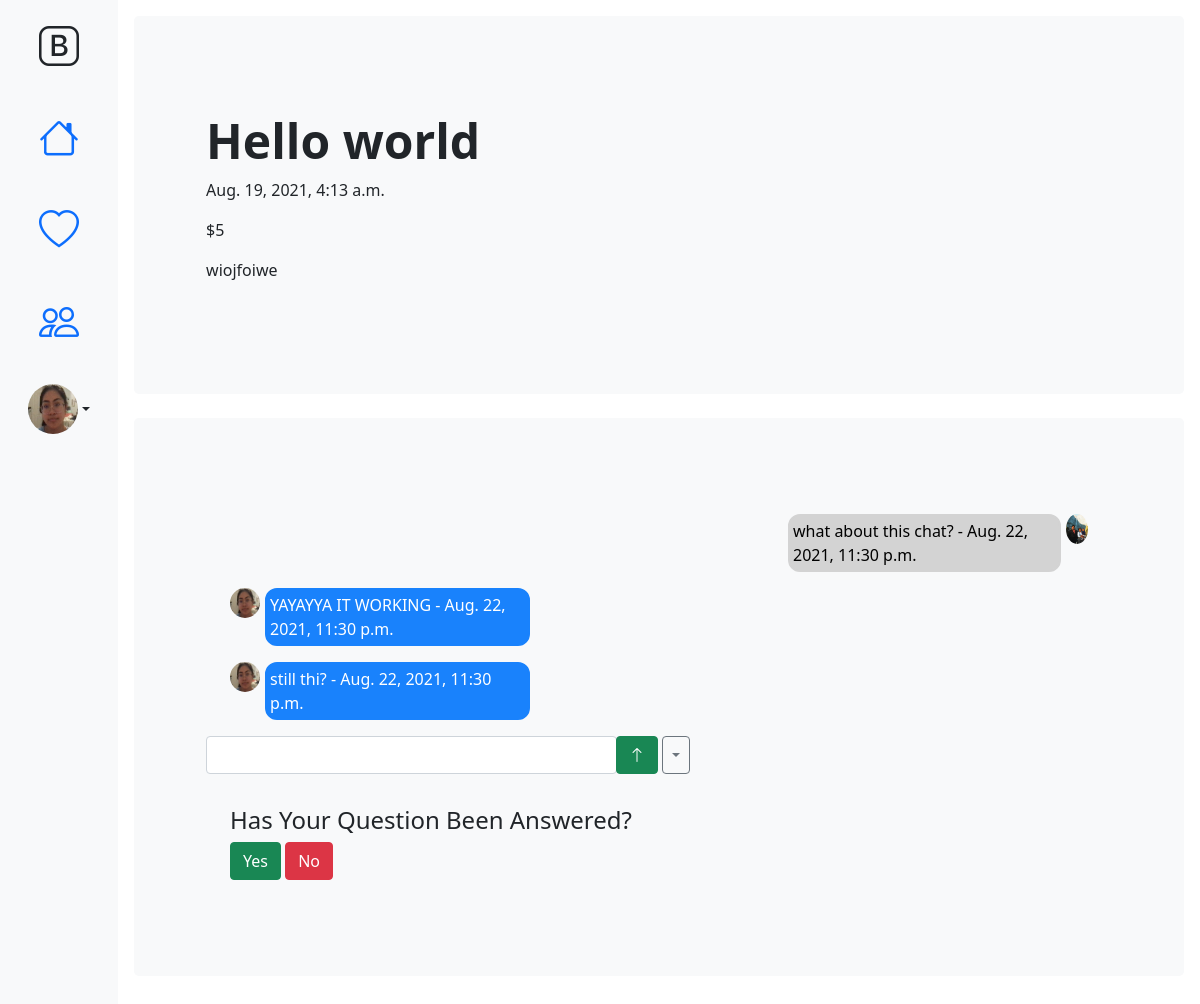
Before: /specialist/room/LEYDHI (signed in) with the older database file.
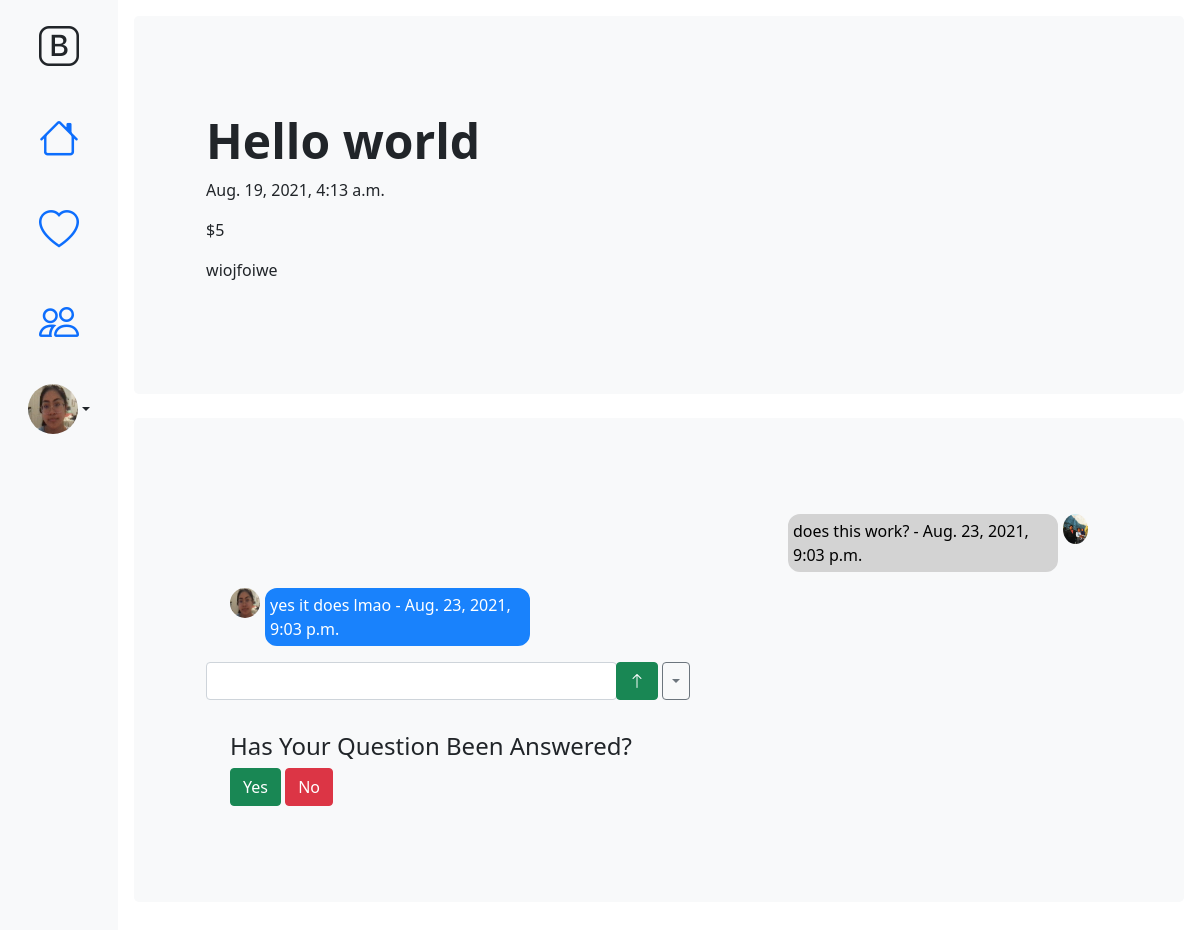
After: the same page with the newer database file.
### firstApp/models.py (models this page shows, shortened)
class UserProfileInfo(models.Model):
    user = models.OneToOneField(User,on_delete=models.CASCADE)
    FIELD = models.TextChoices('FIELDTYPE', 'Medical Engineering Education Home General')
    USERTYPE = models.TextChoices('USERTYPE', 'User Specialist')
    profile_pic = models.ImageField(upload_to='profile_pics',blank=True)
    user_type = models.CharField(choices=USERTYPE.choices, max_length=10, default="User")
    field = models.CharField(choices=FIELD.choices, max_length=12, default="General")
    slug = models.SlugField(null=True)

class Rooms(models.Model):
    slug = models.SlugField(null=True)
    room_id = models.CharField(max_length=6,default=id_generator(), primary_key=True)
    user = models.CharField(max_length=20, default="")
    specialist = models.CharField(max_length=20, default="")
    active = models.BooleanField(default=True)
    question = models.ForeignKey(Question, on_delete=models.CASCADE, null=True)
    def valid_user(self, user):
        if user == self.user or user == self.specialist:
            return True
        return False

class Question(models.Model):
    PROGRESSTYPE = models.TextChoices('PROGRESSTYPE', 'Active Pending Archived Disputed')
    FIELDTYPE = models.TextChoices('FIELDTYPE', 'Medical Engineering Education Home General')
    title = models.CharField(max_length=200)
    author = models.ForeignKey('auth.User', on_delete=models.CASCADE, null=True)
    text = models.TextField()
    created_date = models.DateTimeField(default=timezone.now)
    price = models.PositiveIntegerField(default=1)
    field_type = models.CharField(choices=FIELDTYPE.choices, max_length=12, default="General")
    progress_type = models.CharField(choices=PROGRESSTYPE.choices, max_length=12, default="Pending")
    room = models.CharField(max_length=6, default="")
    def check_disputed(self):
        if self.progress_type == 'Disputed':
            return True
        return False

class Messages(models.Model):
    creator = models.ForeignKey(User,on_delete=models.CASCADE, null=True)
    creator_name = models.CharField(max_length=200, default="")
    room = models.ForeignKey(Rooms, on_delete=models.CASCADE, null=True)
    text = models.TextField()
    created_date = models.DateTimeField(default=timezone.now)

### firstApp/views.py (the view, shortened to what this page needs)
# urls.py: path('specialist/room/<slug:slug>',views.roomDetailView.as_view(), name="room"),
class roomDetailView(UserPassesTestMixin,LoginRequiredMixin,DetailView):
    login_url = '/about/'
    redirect_field_name = ''
    template_name = "firstApp/room.html"
    context_object_name="room"
    model=Rooms
    def test_func(self):
        room_obj = self.get_object()
        return room_obj.valid_user(self.request.user.username)
    def get_context_data(self,**kwargs):
        room_obj = self.get_object()
        specialist_temp = get_object_or_404(User,username=room_obj.specialist)
        regular_temp = get_object_or_404(User,username=room_obj.user)
        specialist = get_object_or_404(UserProfileInfo,user=specialist_temp)
        regular = get_object_or_404(UserProfileInfo,user=regular_temp)
        context = super(roomDetailView,self).get_context_data(**kwargs)
        context['form']=MessageForm()
        context['messages']=Messages.objects.filter(room=context['room'])
        context['regular']=regular
        context['specialist']=specialist
        return context

### firstApp/forms.py
class MessageForm(forms.ModelForm):
    text = forms.CharField(widget=forms.Textarea(attrs={'id':'message-send-area','class': 'messaging-input form-control', 'rows': 1}), label='')
    class Meta():
        model = Messages
        fields = ('text',)

### firstApp/context_processors.py (called while the page is built)
def firstContext(request):
    try:
        if request.user.is_authenticated:
            profile = get_object_or_404(UserProfileInfo,user=request.user)
            return {
                'profile': profile
            }
        return {'empty': ''}
    except:
        return {'profile':'hi'}

### firstApp/templates/firstApp/room.html (shortened to what this page needs)
{% extends "firstApp/base2.html" %}
{% block body_block %}
<div class="p-5 mb-4 bg-light rounded-3">
      <div class="container-fluid py-5">
        <h3 class="display-5 fw-bold ">{{room.question.title}}</h3>
        <p>{{room.question.created_date}}</p>
        <p>${{room.question.price}}</p>
        <p>{{room.question.text}}</p>
      </div>
    </div>
    <div class="p-5 mb-4 bg-light rounded-3">
          <div class="container-fluid py-5">
            <div id='chat-box' class="container">
              {% for message in messages %}
                {% if message.creator.username == profile.user.username %}
                  <div class="message-total-display-2">
                    {%if profile.profile_pic %}
                    <img class="image-left image-rounded" height="30px" width="30px" src="{{profile.profile_pic.url}}" alt="">
                    {%else%}
                    <i class="messages-left bi-person-circle h2"></i>
                    {%endif%}
                    <p class="messages-left"><span class="message-styling">{{message.text}} - {{message.created_date}}</span></p>
                  </div>
                {% else %}
                <div class="message-total-display">
                  <p class="messages-right"><span class="message-styling-2">{{message.text}} - {{message.created_date}}</span></p>
                  {%if profile.profile_pic %}
                    {%if profile.user_type == 'User' %}
                    <img class="image-right image-rounded" height="30px" width="30px" src="{{specialist.profile_pic.url}}" alt="">
                    {%else%}
                    <img class="image-right image-rounded" height="30px" width="30px" src="{{regular.profile_pic.url}}" alt="">
                    {%endif%}
                  {%else%}
                  <i class="messages-right bi-person-circle h2"></i>
                  {%endif%}
                </div>
                {% endif %}
              {% endfor %}
            </div>
            <div id="end-of-room" class="">
              {%if room.question.check_disputed%}
              <h4>Question Has Been Disputed! Chat will be reviewed and update will be posted!</h4>
              {%else%}
              <form id="message-form">
                <div class="input-group mb-3 positioning-message-form">
                  {{form.as_p}}
                  <div class="input-group-append">
                  <button id="ajax_button" class="btn btn-success custom-button" type="submit" name="button"><i class="bi bi-arrow-up"></i></button>
                  <button type="button" class="btn btn-outline-secondary dropdown-toggle dropdown-toggle-split" data-bs-toggle="dropdown" aria-haspopup="true" aria-expanded="false">
                    </button>
                  </div>
                </div>
              </form>
              <div class="container">
                {% if profile.user_type == 'User'%}
                <h4>Has Your Question Been Answered?</h4>
                {% else %}
                <h4>Have You Answered the Question?</h4>
                {%endif%}
                <div class="">
                  <button type="button" name="button" class="btn btn-success">Yes</button>
                  <button id="dispute_button" class="btn btn-danger" type="submit" name="button">No</button>
                </div>
              </div>
              {%endif%}
            </div>
          </div>
        </div>
{% endblock %}

### firstApp/templates/firstApp/base2.html (shortened to what this page needs)
<!DOCTYPE html>
{% load static %}
<html lang="en" dir="ltr">
  <head>
    <link rel="stylesheet" href="{% static "css/style15.css" %}">
    <link rel="stylesheet" href="https://cdn.jsdelivr.net/npm/bootstrap-icons@1.4.0/font/bootstrap-icons.css">
    <link href="https://cdn.jsdelivr.net/npm/bootstrap@5.1.0/dist/css/bootstrap.min.css" rel="stylesheet">
  </head>
  <body>
    <div class="container-fluid">
        <div class="row">
            <div class="col-sm-auto bg-light sticky-top">
                <div class="d-flex flex-sm-column flex-row flex-nowrap bg-light align-items-center sticky-top">
                    <a href="{% url 'firstApp:about'%}" class="d-block p-3 link-dark text-decoration-none" title="" data-bs-toggle="tooltip" data-bs-placement="right" data-bs-original-title="Icon-only">
                        <i class="bi-bootstrap fs-1"></i>
                    </a>
                    <ul class="nav nav-pills nav-flush flex-sm-column flex-row flex-nowrap mb-auto mx-auto text-center align-items-center">
                        <li class="nav-item">
                            {% if profile.user_type == 'User' %}
                            <a href="{% url 'firstApp:home'%}" class="nav-link py-3 px-2" title="" data-bs-toggle="tooltip" data-bs-placement="right" data-bs-original-title="Home">
                                <i class="bi-house fs-1"></i>
                            </a>
                            {%else%}
                            <a href="{% url 'firstApp:homeSpecialist'%}" class="nav-link py-3 px-2" title="" data-bs-toggle="tooltip" data-bs-placement="right" data-bs-original-title="Home">
                                <i class="bi-house fs-1"></i>
                            </a>
                            {% endif %}
                        </li>
                        <li>
                            <a href="#" class="nav-link py-3 px-2" title="" data-bs-toggle="tooltip" data-bs-placement="right" data-bs-original-title="Products">
                                <i class="bi-heart fs-1"></i>
                            </a>
                        </li>
                        <li>
                            <a href="#" class="nav-link py-3 px-2" title="" data-bs-toggle="tooltip" data-bs-placement="right" data-bs-original-title="Customers">
                                <i class="bi-people fs-1"></i>
                            </a>
                        </li>
                    </ul>
                    <div class="dropdown">
                        <a href="#" class="d-flex align-items-center justify-content-center p-3 link-dark text-decoration-none dropdown-toggle" id="dropdownUser3" data-bs-toggle="dropdown" aria-expanded="false">
                            {%if profile.profile_pic %}
                            <img class="image-rounded" height="50px" width="50px" src="{{profile.profile_pic.url}}" alt="">
                            {%else%}
                            <i class="bi-person-circle h2"></i>
                            {%endif%}
                        </a>
                    </div>
                </div>
            </div>
            <div class="col-sm p-3 min-vh-100">
              {% block body_block %}{% endblock %}
            </div>
        </div>
    </div>
  </body>
</html>

### firstApp/static/css/style15.css (style rules this page uses)
.image-rounded { border-radius: 50%; }
.custom-button { height: 38px; }
.positioning-message-form { left: auto; right:auto; margin-right: 0; }
.messaging-input { resize: none; }
.messages-left { display: inline-block; overflow-wrap: break-word; word-wrap: break-word; hyphens: auto; }
.messages-right { display: inline-block; overflow-wrap: break-word; word-wrap: break-word; hyphens: auto; }
.message-styling { padding: 3px; border: 2px solid #1982FC; border-radius: 12px; color: white; display: inline-block; background-color: #1982FC; }
.message-styling-2 { padding: 3px; border: 2px solid #d3d3d3; border-radius: 12px; color: black; background-color: #d3d3d3; display: inline-block; }
.message-total-display-2 { width:300px; display: flex; }
.message-total-display { width:300px; display: flex; justify-content: flex-end; margin-left: auto; }
.image-left { display: inline-block; margin-right: 5px; }
.image-right { display: inline-block; margin-left: 5px; }

Changed rows visible on the page:
removed Messages: text "what about this chat?", created_date "Aug. 22, 2021, 11:30 p.m.", profile_pic (picture)
removed Messages: profile_pic (picture), text "YAYAYYA IT WORKING", created_date "Aug. 22, 2021, 11:30 p.m."
removed Messages: profile_pic (picture), text "still thi?", created_date "Aug. 22, 2021, 11:30 p.m."
added Messages: text "does this work?", created_date "Aug. 23, 2021, 9:03 p.m.", profile_pic (picture)
added Messages: profile_pic (picture), text "yes it does lmao", created_date "Aug. 23, 2021, 9:03 p.m."
